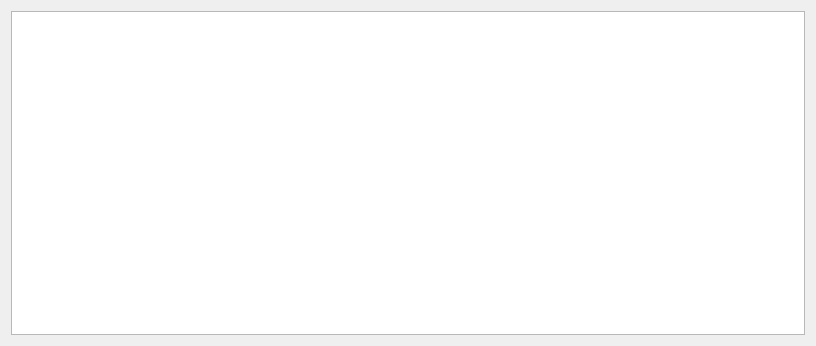
<?xml version="1.0" encoding="UTF-8"?>
<ui version="4.0">
 <class>Form</class>
 <widget class="QWidget" name="Form">
  <property name="geometry">
   <rect>
    <x>0</x>
    <y>0</y>
    <width>816</width>
    <height>346</height>
   </rect>
  </property>
  <property name="windowTitle">
   <string>LeaderBoard</string>
  </property>
  <layout class="QGridLayout" name="gridLayout_2">
   <item row="0" column="0">
    <layout class="QGridLayout" name="gridLayout">
     <item row="0" column="0">
      <widget class="QTableView" name="table_view"/>
     </item>
    </layout>
   </item>
  </layout>
 </widget>
 <resources/>
 <connections/>
</ui>
